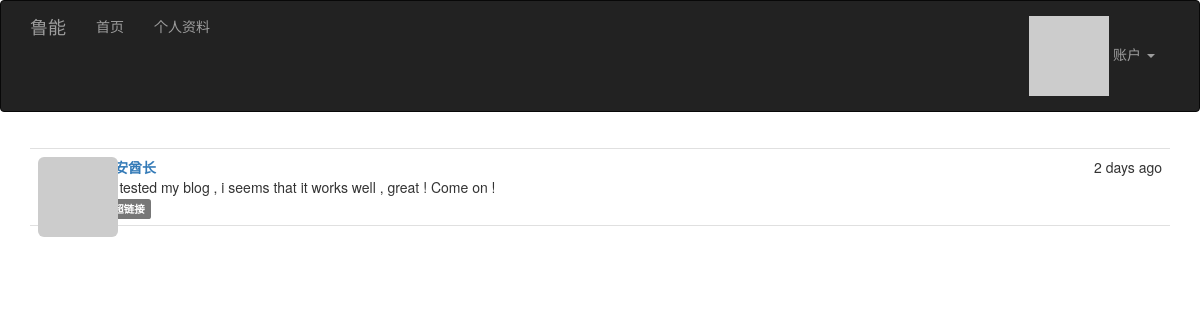
Screenshot of /post/2 (signed in) with the database file from the repository.
### app/models.py (models this page shows, shortened)
class Post(db.Model):
    __tablename__ = 'posts'
    id = db.Column(db.Integer, primary_key=True)
    body = db.Column(db.Text)
    timestamp = db.Column(db.DateTime, index=True, default=datetime.utcnow)
    author_id = db.Column(db.Integer, db.ForeignKey('users.id'))
    body_html=db.Column(db.Text)

class User(UserMixin,db.Model):
    __tablename__='users'
    id=db.Column(db.Integer,primary_key=True)
    email=db.Column(db.String(64),unique=True,index=True)
    username=db.Column(db.String(64),unique=True,index=True)
    password_hash=db.Column(db.String(128))
    role_id=db.Column(db.Integer,db.ForeignKey('roles.id'))
    name=db.Column(db.String(64))
    location=db.Column(db.String(64))
    about_me=db.Column(db.Text())
    member_since=db.Column(db.DateTime(),default=datetime.utcnow)
    last_seen=db.Column(db.DateTime(),default=datetime.utcnow)
    avatar_hash=db.Column(db.String(32))
    posts=db.relationship('Post',backref='author',lazy='dynamic')
    followed=db.relationship('Follow',foreign_keys=[Follow.follower_id],backref=db.backref('follwer',lazy='joined'),lazy='dynamic',cascade='all,delete-orphan')
    followers=db.relationship('Follow',foreign_keys=[Follow.followed_id],backref=db.backref('followed', lazy='joined'),lazy='dynamic',cascade='all, delete-orphan')
    @property
    def password(self):
        raise AttributeError('password is not a readable attribute')
    def can(self,permissions):
        return self.role is not None and (self.role.permissions & permissions) == permissions
    def is_administrator(self):
        return self.can(Permission.ADMINISTER)
    def ping(self):
        self.last_seen=datetime.utcnow()
        db.session.add(self)
    def gravatar(self,size=100,default='identicon',rating='g'):
        if request.is_secure:
            url = 'https://secure.gravatar.com/avatar'
        else:
            url = 'http://cn.gravatar.com/avatar'
        hash= self.avatar_hash or hashlib.md5(str(self.email).encode('utf-8')).hexdigest()
        return '{url}/{hash}?s={size}&d={default}&r={rating}'.format(url=url, hash=hash, size=size, default=default, rating=rating)

### app/main/views.py (the view)
@main.route('/post/<int:id>')
def post(id):
    post=Post.query.get_or_404(id)
    return render_template('post.html',posts=[post])

### app/auth/views.py (called while the page is built)
@auth.before_app_request
def before_request():
    if current_user.is_authenticated:
        current_user.ping()

### app/main/__init__.py (called while the page is built)
@main.app_context_processor
def inject_permissions():
    return dict(Permission=Permission)

### app/models.py (called while the page is built)
@login_manager.user_loader
def load_user(user_id):
    return User.query.get(int(user_id))

### app/templates/post.html (shortened to what this page needs)
{% extends "base.html" %}
{% import "_macros.html" as macros %}
{% block page_content %}
{% include '_posts.html' %}
{% endblock %}

### app/templates/_posts.html (shortened to what this page needs)
<ul class="posts">
    {% for post in posts %}
    <li class="post">
        <div class="post-thumbnail">
            <a href="{{ url_for('.user', username=post.author.username) }}">
                <img class="img-rounded profile-thumbnail" src="{{ post.author.gravatar(size=40) }}">
            </a>
        </div>
        <div class="post-content">
            <div class="post-date">{{ moment(post.timestamp).fromNow() }}</div>
            <div class="post-author"><a href="{{ url_for('.user', username=post.author.username) }}">{{ post.author.username }}</a></div>
            <div class="post-body">
                {% if post.body_html %}
                    {{ post.body_html | safe }}
                {% else %}
                    {{ post.body }}
                {% endif %}
            </div>
            <div class="post-footer">
                <a href="{{ url_for('.post', id=post.id) }}">
                    <span class="label label-default">微博超链接</span>
                </a>
            </div>
        </div>
    </li>
    {% endfor %}
</ul>

### app/static/styles.css (style rules this page uses)
.profile-thumbnail { position: absolute; }
ul.posts { list-style-type: none; padding: 0px; margin: 16px 0px 0px 0px; border-top: 1px solid #e0e0e0; }
ul.posts li.post { padding: 8px; border-bottom: 1px solid #e0e0e0; }
div.post-date { float: right; }
div.post-author { font-weight: bold; }
div.post-thumbnail { position: absolute; }
div.post-content { margin-left: 48px; min-height: 48px; }

### rows the page displays
Post: timestamp "2 days ago", author.username "印第安酋长", body "I just tested my blog , i seems that it works well , great ! Come on !"
